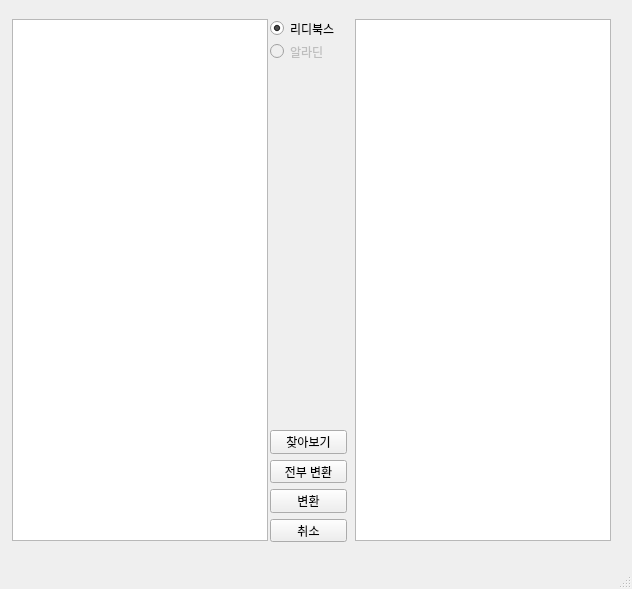
<?xml version="1.0" encoding="UTF-8"?>
<ui version="4.0">
 <class>MainWindow</class>
 <widget class="QMainWindow" name="MainWindow">
  <property name="geometry">
   <rect>
    <x>0</x>
    <y>0</y>
    <width>632</width>
    <height>589</height>
   </rect>
  </property>
  <property name="windowTitle">
   <string>MainWindow</string>
  </property>
  <widget class="QWidget" name="centralwidget">
   <widget class="QListView" name="listView">
    <property name="geometry">
     <rect>
      <x>12</x>
      <y>19</y>
      <width>256</width>
      <height>522</height>
     </rect>
    </property>
   </widget>
   <widget class="QListView" name="listView_2">
    <property name="geometry">
     <rect>
      <x>355</x>
      <y>19</y>
      <width>256</width>
      <height>522</height>
     </rect>
    </property>
   </widget>
   <widget class="QWidget" name="">
    <property name="geometry">
     <rect>
      <x>270</x>
      <y>430</y>
      <width>77</width>
      <height>112</height>
     </rect>
    </property>
    <layout class="QGridLayout" name="gridLayout">
     <item row="0" column="0">
      <widget class="QPushButton" name="pushButton_3">
       <property name="text">
        <string>찾아보기</string>
       </property>
      </widget>
     </item>
     <item row="1" column="0">
      <widget class="QPushButton" name="pushButton">
       <property name="text">
        <string>전부 변환</string>
       </property>
      </widget>
     </item>
     <item row="2" column="0">
      <widget class="QPushButton" name="pushButton_2">
       <property name="text">
        <string>변환</string>
       </property>
      </widget>
     </item>
     <item row="3" column="0">
      <widget class="QPushButton" name="pushButton_4">
       <property name="text">
        <string>취소</string>
       </property>
      </widget>
     </item>
    </layout>
   </widget>
   <widget class="QWidget" name="">
    <property name="geometry">
     <rect>
      <x>270</x>
      <y>20</y>
      <width>92</width>
      <height>40</height>
     </rect>
    </property>
    <layout class="QGridLayout" name="gridLayout_2">
     <item row="0" column="0">
      <widget class="QRadioButton" name="radioButton">
       <property name="text">
        <string>리디북스</string>
       </property>
       <property name="checked">
        <bool>true</bool>
       </property>
      </widget>
     </item>
     <item row="1" column="0">
      <widget class="QRadioButton" name="radioButton_2">
       <property name="enabled">
        <bool>false</bool>
       </property>
       <property name="text">
        <string>알라딘</string>
       </property>
      </widget>
     </item>
    </layout>
   </widget>
  </widget>
  <widget class="QMenuBar" name="menubar">
   <property name="geometry">
    <rect>
     <x>0</x>
     <y>0</y>
     <width>632</width>
     <height>21</height>
    </rect>
   </property>
  </widget>
  <widget class="QStatusBar" name="statusbar"/>
 </widget>
 <resources/>
 <connections/>
</ui>
